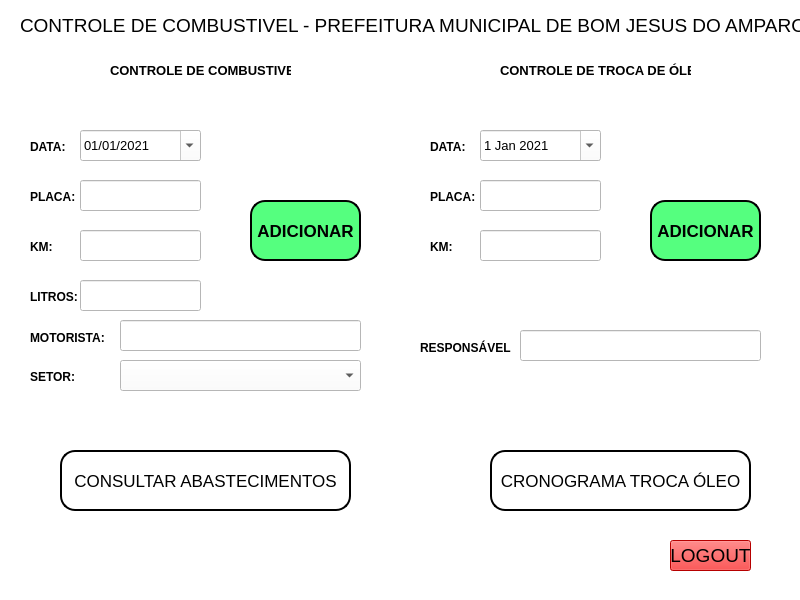
<?xml version="1.0" encoding="UTF-8"?>
<ui version="4.0">
 <class>MainWindow</class>
 <widget class="QMainWindow" name="MainWindow">
  <property name="geometry">
   <rect>
    <x>0</x>
    <y>0</y>
    <width>800</width>
    <height>600</height>
   </rect>
  </property>
  <property name="windowTitle">
   <string>MainWindow</string>
  </property>
  <property name="styleSheet">
   <string notr="true">background-color: rgb(85, 255, 255);
background-color: rgb(255, 255, 255);</string>
  </property>
  <widget class="QWidget" name="centralwidget">
   <widget class="QLabel" name="label">
    <property name="geometry">
     <rect>
      <x>20</x>
      <y>-10</y>
      <width>801</width>
      <height>71</height>
     </rect>
    </property>
    <property name="font">
     <font>
      <pointsize>14</pointsize>
     </font>
    </property>
    <property name="text">
     <string>CONTROLE DE COMBUSTIVEL - PREFEITURA MUNICIPAL DE BOM JESUS DO AMPARO</string>
    </property>
   </widget>
   <widget class="QPushButton" name="pushButton_2">
    <property name="geometry">
     <rect>
      <x>250</x>
      <y>200</y>
      <width>111</width>
      <height>61</height>
     </rect>
    </property>
    <property name="font">
     <font>
      <pointsize>13</pointsize>
      <weight>75</weight>
      <bold>true</bold>
     </font>
    </property>
    <property name="styleSheet">
     <string notr="true">background-color: rgb(255,255,255);
background-color: rgb(85, 255, 127);
border-radius: 15px;
border-style: outset;
border-width: 2px;
border-color: black;</string>
    </property>
    <property name="text">
     <string>ADICIONAR</string>
    </property>
   </widget>
   <widget class="QPushButton" name="pushButton_3">
    <property name="geometry">
     <rect>
      <x>490</x>
      <y>450</y>
      <width>261</width>
      <height>61</height>
     </rect>
    </property>
    <property name="font">
     <font>
      <pointsize>13</pointsize>
      <weight>50</weight>
      <bold>false</bold>
     </font>
    </property>
    <property name="styleSheet">
     <string notr="true">

background-color: rgb(255,255,255);
border-radius: 15px;
border-style: outset;
border-width: 2px;
border-color: black;</string>
    </property>
    <property name="text">
     <string>CRONOGRAMA TROCA ÓLEO</string>
    </property>
   </widget>
   <widget class="QDateEdit" name="dateEdit">
    <property name="geometry">
     <rect>
      <x>80</x>
      <y>130</y>
      <width>121</width>
      <height>31</height>
     </rect>
    </property>
    <property name="font">
     <font>
      <pointsize>10</pointsize>
     </font>
    </property>
    <property name="displayFormat">
     <string>dd/MM/yyyy</string>
    </property>
    <property name="calendarPopup">
     <bool>true</bool>
    </property>
    <property name="date">
     <date>
      <year>2021</year>
      <month>1</month>
      <day>1</day>
     </date>
    </property>
   </widget>
   <widget class="QLabel" name="label_2">
    <property name="geometry">
     <rect>
      <x>30</x>
      <y>140</y>
      <width>47</width>
      <height>13</height>
     </rect>
    </property>
    <property name="font">
     <font>
      <pointsize>9</pointsize>
      <weight>75</weight>
      <bold>true</bold>
     </font>
    </property>
    <property name="text">
     <string>DATA:</string>
    </property>
   </widget>
   <widget class="QLabel" name="label_3">
    <property name="geometry">
     <rect>
      <x>30</x>
      <y>190</y>
      <width>47</width>
      <height>13</height>
     </rect>
    </property>
    <property name="font">
     <font>
      <pointsize>9</pointsize>
      <weight>75</weight>
      <bold>true</bold>
     </font>
    </property>
    <property name="text">
     <string>PLACA:</string>
    </property>
   </widget>
   <widget class="QLineEdit" name="lineEdit">
    <property name="geometry">
     <rect>
      <x>80</x>
      <y>180</y>
      <width>121</width>
      <height>31</height>
     </rect>
    </property>
    <property name="font">
     <font>
      <pointsize>10</pointsize>
     </font>
    </property>
    <property name="styleSheet">
     <string notr="true">background-color: rgb(255, 255, 255);</string>
    </property>
   </widget>
   <widget class="QLabel" name="label_4">
    <property name="geometry">
     <rect>
      <x>30</x>
      <y>240</y>
      <width>47</width>
      <height>13</height>
     </rect>
    </property>
    <property name="font">
     <font>
      <pointsize>9</pointsize>
      <weight>75</weight>
      <bold>true</bold>
     </font>
    </property>
    <property name="text">
     <string>KM:</string>
    </property>
   </widget>
   <widget class="QLineEdit" name="lineEdit_2">
    <property name="geometry">
     <rect>
      <x>80</x>
      <y>230</y>
      <width>121</width>
      <height>31</height>
     </rect>
    </property>
    <property name="font">
     <font>
      <pointsize>10</pointsize>
     </font>
    </property>
    <property name="styleSheet">
     <string notr="true">background-color: rgb(255, 255, 255);</string>
    </property>
   </widget>
   <widget class="QLineEdit" name="lineEdit_3">
    <property name="geometry">
     <rect>
      <x>80</x>
      <y>280</y>
      <width>121</width>
      <height>31</height>
     </rect>
    </property>
    <property name="font">
     <font>
      <pointsize>10</pointsize>
     </font>
    </property>
    <property name="styleSheet">
     <string notr="true">background-color: rgb(255, 255, 255);</string>
    </property>
   </widget>
   <widget class="QLabel" name="label_5">
    <property name="geometry">
     <rect>
      <x>30</x>
      <y>290</y>
      <width>47</width>
      <height>13</height>
     </rect>
    </property>
    <property name="font">
     <font>
      <pointsize>9</pointsize>
      <weight>75</weight>
      <bold>true</bold>
     </font>
    </property>
    <property name="text">
     <string>LITROS:</string>
    </property>
   </widget>
   <widget class="QLabel" name="label_6">
    <property name="geometry">
     <rect>
      <x>30</x>
      <y>330</y>
      <width>91</width>
      <height>16</height>
     </rect>
    </property>
    <property name="font">
     <font>
      <pointsize>9</pointsize>
      <weight>75</weight>
      <bold>true</bold>
     </font>
    </property>
    <property name="text">
     <string>MOTORISTA:</string>
    </property>
   </widget>
   <widget class="QLineEdit" name="lineEdit_4">
    <property name="geometry">
     <rect>
      <x>120</x>
      <y>320</y>
      <width>241</width>
      <height>31</height>
     </rect>
    </property>
    <property name="font">
     <font>
      <pointsize>10</pointsize>
     </font>
    </property>
    <property name="styleSheet">
     <string notr="true">background-color: rgb(255, 255, 255);</string>
    </property>
   </widget>
   <widget class="QLabel" name="label_7">
    <property name="geometry">
     <rect>
      <x>110</x>
      <y>60</y>
      <width>181</width>
      <height>20</height>
     </rect>
    </property>
    <property name="font">
     <font>
      <pointsize>10</pointsize>
      <weight>75</weight>
      <bold>true</bold>
     </font>
    </property>
    <property name="text">
     <string>CONTROLE DE COMBUSTIVEL</string>
    </property>
   </widget>
   <widget class="QDateEdit" name="dateEdit_2">
    <property name="geometry">
     <rect>
      <x>480</x>
      <y>130</y>
      <width>121</width>
      <height>31</height>
     </rect>
    </property>
    <property name="font">
     <font>
      <pointsize>10</pointsize>
     </font>
    </property>
    <property name="calendarPopup">
     <bool>true</bool>
    </property>
    <property name="date">
     <date>
      <year>2021</year>
      <month>1</month>
      <day>1</day>
     </date>
    </property>
   </widget>
   <widget class="QLabel" name="label_8">
    <property name="geometry">
     <rect>
      <x>430</x>
      <y>190</y>
      <width>47</width>
      <height>13</height>
     </rect>
    </property>
    <property name="font">
     <font>
      <pointsize>9</pointsize>
      <weight>75</weight>
      <bold>true</bold>
     </font>
    </property>
    <property name="text">
     <string>PLACA:</string>
    </property>
   </widget>
   <widget class="QLineEdit" name="lineEdit_6">
    <property name="geometry">
     <rect>
      <x>520</x>
      <y>330</y>
      <width>241</width>
      <height>31</height>
     </rect>
    </property>
    <property name="font">
     <font>
      <pointsize>10</pointsize>
     </font>
    </property>
    <property name="styleSheet">
     <string notr="true">background-color: rgb(255, 255, 255);</string>
    </property>
   </widget>
   <widget class="QLineEdit" name="lineEdit_7">
    <property name="geometry">
     <rect>
      <x>480</x>
      <y>230</y>
      <width>121</width>
      <height>31</height>
     </rect>
    </property>
    <property name="font">
     <font>
      <pointsize>10</pointsize>
     </font>
    </property>
    <property name="styleSheet">
     <string notr="true">background-color: rgb(255, 255, 255);</string>
    </property>
   </widget>
   <widget class="QLabel" name="label_9">
    <property name="geometry">
     <rect>
      <x>430</x>
      <y>140</y>
      <width>47</width>
      <height>13</height>
     </rect>
    </property>
    <property name="font">
     <font>
      <pointsize>9</pointsize>
      <weight>75</weight>
      <bold>true</bold>
     </font>
    </property>
    <property name="text">
     <string>DATA:</string>
    </property>
   </widget>
   <widget class="QLabel" name="label_12">
    <property name="geometry">
     <rect>
      <x>430</x>
      <y>240</y>
      <width>47</width>
      <height>13</height>
     </rect>
    </property>
    <property name="font">
     <font>
      <pointsize>9</pointsize>
      <weight>75</weight>
      <bold>true</bold>
     </font>
    </property>
    <property name="text">
     <string>KM:</string>
    </property>
   </widget>
   <widget class="QLabel" name="label_13">
    <property name="geometry">
     <rect>
      <x>500</x>
      <y>60</y>
      <width>191</width>
      <height>20</height>
     </rect>
    </property>
    <property name="font">
     <font>
      <pointsize>10</pointsize>
      <weight>75</weight>
      <bold>true</bold>
     </font>
    </property>
    <property name="text">
     <string>CONTROLE DE TROCA DE ÓLEO</string>
    </property>
   </widget>
   <widget class="QLabel" name="label_14">
    <property name="geometry">
     <rect>
      <x>420</x>
      <y>340</y>
      <width>91</width>
      <height>16</height>
     </rect>
    </property>
    <property name="font">
     <font>
      <pointsize>9</pointsize>
      <weight>75</weight>
      <bold>true</bold>
     </font>
    </property>
    <property name="text">
     <string>RESPONSÁVEL:</string>
    </property>
   </widget>
   <widget class="QPushButton" name="pushButton_4">
    <property name="geometry">
     <rect>
      <x>650</x>
      <y>200</y>
      <width>111</width>
      <height>61</height>
     </rect>
    </property>
    <property name="font">
     <font>
      <pointsize>13</pointsize>
      <weight>75</weight>
      <bold>true</bold>
     </font>
    </property>
    <property name="styleSheet">
     <string notr="true">background-color: rgb(255,255,255);
background-color: rgb(85, 255, 127);
border-radius: 15px;
border-style: outset;
border-width: 2px;
border-color: black;</string>
    </property>
    <property name="text">
     <string>ADICIONAR</string>
    </property>
   </widget>
   <widget class="QLineEdit" name="lineEdit_8">
    <property name="geometry">
     <rect>
      <x>480</x>
      <y>180</y>
      <width>121</width>
      <height>31</height>
     </rect>
    </property>
    <property name="font">
     <font>
      <pointsize>10</pointsize>
     </font>
    </property>
    <property name="styleSheet">
     <string notr="true">background-color: rgb(255, 255, 255);</string>
    </property>
   </widget>
   <widget class="QPushButton" name="pushButton_5">
    <property name="geometry">
     <rect>
      <x>60</x>
      <y>450</y>
      <width>291</width>
      <height>61</height>
     </rect>
    </property>
    <property name="font">
     <font>
      <pointsize>13</pointsize>
      <weight>50</weight>
      <bold>false</bold>
     </font>
    </property>
    <property name="styleSheet">
     <string notr="true">background-color: rgb(255,255,255);
border-radius: 15px;
border-style: outset;
border-width: 2px;
border-color: black;</string>
    </property>
    <property name="text">
     <string>CONSULTAR ABASTECIMENTOS</string>
    </property>
   </widget>
   <widget class="QPushButton" name="pushButton">
    <property name="geometry">
     <rect>
      <x>670</x>
      <y>540</y>
      <width>81</width>
      <height>31</height>
     </rect>
    </property>
    <property name="font">
     <font>
      <pointsize>14</pointsize>
      <weight>50</weight>
      <bold>false</bold>
     </font>
    </property>
    <property name="styleSheet">
     <string notr="true">background-color: rgb(255, 0, 0);</string>
    </property>
    <property name="text">
     <string>LOGOUT</string>
    </property>
   </widget>
   <widget class="QLabel" name="label_10">
    <property name="geometry">
     <rect>
      <x>30</x>
      <y>370</y>
      <width>47</width>
      <height>13</height>
     </rect>
    </property>
    <property name="font">
     <font>
      <pointsize>9</pointsize>
      <weight>75</weight>
      <bold>true</bold>
     </font>
    </property>
    <property name="text">
     <string>SETOR:</string>
    </property>
   </widget>
   <widget class="QComboBox" name="comboBox">
    <property name="geometry">
     <rect>
      <x>120</x>
      <y>360</y>
      <width>241</width>
      <height>31</height>
     </rect>
    </property>
    <property name="font">
     <font>
      <pointsize>10</pointsize>
     </font>
    </property>
   </widget>
  </widget>
  <widget class="QStatusBar" name="statusbar"/>
 </widget>
 <resources/>
 <connections/>
</ui>
